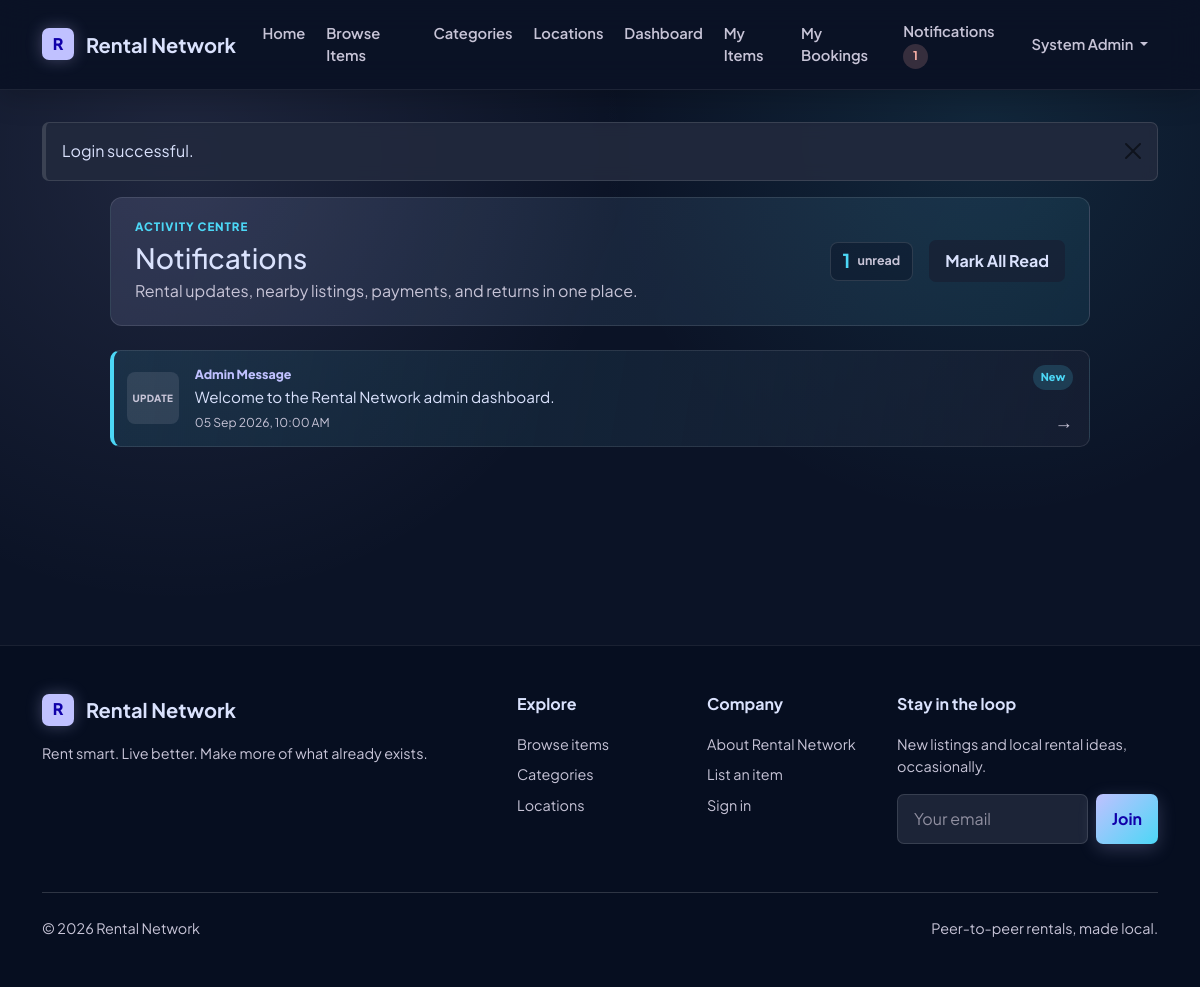
Screenshot of /notifications/notifications.php (signed in) with the database file from the repository.
### tables this page shows
CREATE TABLE users (
  user_id INT UNSIGNED AUTO_INCREMENT PRIMARY KEY,
  name VARCHAR(100) NOT NULL,
  email VARCHAR(150) NOT NULL UNIQUE,
  phone VARCHAR(20) NOT NULL,
  password VARCHAR(255) NOT NULL,
  address VARCHAR(255) NOT NULL,
  location_address VARCHAR(255) DEFAULT NULL,
  city VARCHAR(80) NOT NULL,
  state VARCHAR(80) NOT NULL,
  pincode VARCHAR(10) NOT NULL,
  latitude DECIMAL(10,7) DEFAULT NULL,
  longitude DECIMAL(10,7) DEFAULT NULL,
  profile_image VARCHAR(255) DEFAULT NULL,
  role ENUM('User', 'Admin') NOT NULL DEFAULT 'User',
  status ENUM('Active', 'Blocked') NOT NULL DEFAULT 'Active',
  reset_token VARCHAR(255) DEFAULT NULL,
  reset_expires DATETIME DEFAULT NULL,
  created_at TIMESTAMP NOT NULL DEFAULT CURRENT_TIMESTAMP,
  updated_at TIMESTAMP NOT NULL DEFAULT CURRENT_TIMESTAMP ON UPDATE CURRENT_TIMESTAMP,
  INDEX idx_users_role_status (role, status),
  INDEX idx_users_location (city, state, pincode),
  INDEX idx_users_coordinates (latitude, longitude)
);

CREATE TABLE notifications (
  notification_id INT UNSIGNED AUTO_INCREMENT PRIMARY KEY,
  user_id INT UNSIGNED NOT NULL,
  message VARCHAR(255) NOT NULL,
  notification_type VARCHAR(60) NOT NULL,
  related_id INT UNSIGNED DEFAULT NULL,
  is_read TINYINT(1) NOT NULL DEFAULT 0,
  created_at TIMESTAMP NOT NULL DEFAULT CURRENT_TIMESTAMP,
  CONSTRAINT fk_notifications_user
    FOREIGN KEY (user_id) REFERENCES users(user_id)
    ON UPDATE CASCADE ON DELETE CASCADE,
  INDEX idx_notifications_user_read (user_id, is_read),
  INDEX idx_notifications_type (notification_type),
  UNIQUE INDEX uq_notifications_user_type_related (user_id, notification_type, related_id)
);

### notifications/notifications.php (the view, shortened to what this page needs)
<?php
require_once __DIR__ . '/../includes/db.php';
$userId = current_user_id();
$statement = $pdo->prepare('SELECT notification_id, message, notification_type, related_id, is_read, created_at FROM notifications WHERE user_id = ? ORDER BY is_read ASC, created_at DESC');
$statement->execute([$userId]);
$notifications = $statement->fetchAll();
$notificationStyle = static function (string $type): array {
    if ($type === 'Nearby Item') return ['nearby', 'NEAR'];
    if (str_contains($type, 'Payment')) return ['payment', 'PAY'];
    if (str_contains($type, 'Return') || str_contains($type, 'Overdue')) return ['return', 'RETURN'];
    if (str_contains($type, 'Extension')) return ['extension', 'EXTEND'];
    if (str_contains($type, 'Rental') || str_contains($type, 'Booking')) return ['rental', 'RENT'];
    if (str_contains($type, 'Rating')) return ['rating', 'RATE'];
    return ['general', 'UPDATE'];
};
require_once __DIR__ . '/../includes/header.php';
?>
<div class="notification-page max-w-1400">
    <div class="notification-hero d-flex flex-column flex-md-row justify-content-between gap-3 align-items-md-center mb-4">
        <div><span class="notification-eyebrow">Activity centre</span><h1 class="h3 mb-1">Notifications</h1><p class="mb-0">Rental updates, nearby listings, payments, and returns in one place.</p></div>
        <div class="d-flex align-items-center gap-3"><div class="notification-count"><strong><?php echo e((string) $unreadCount); ?></strong><span>unread</span></div><?php if ($notifications && $unreadCount > 0) : ?><form method="post"><input type="hidden" name="action" value="read_all"><button class="btn btn-outline-brand" type="submit">Mark All Read</button></form><?php endif; ?></div>
    </div>
    <?php if (!$notifications) : ?>
        <div class="notification-empty"><div class="notification-symbol notification-general">UPDATE</div><h2 class="h4">No notifications yet</h2><p class="text-muted mb-0">New activity on your rentals will appear here.</p></div>
    <?php else : ?>
        <div class="notification-list">
            <?php foreach ($notifications as $notification) : ?>
                <?php
                $target = 'notifications/notifications.php?read=' . $notification['notification_id'];
                [$style, $label] = $notificationStyle($notification['notification_type']);
                ?>
                <a class="notification-card notification-<?php echo e($style); ?> <?php echo !$notification['is_read'] ? 'notification-unread' : ''; ?>" href="<?php echo e(base_url($target)); ?>">
                    <span class="notification-symbol notification-<?php echo e($style); ?>"><?php echo e($label); ?></span>
                    <span class="notification-content"><span class="notification-type"><?php echo e($notification['notification_type']); ?></span><span class="notification-message"><?php echo e($notification['message']); ?></span><span class="notification-time"><?php echo e(date('d M Y, h:i A', strtotime($notification['created_at']))); ?></span></span>
                    <span class="notification-side"><?php if (!$notification['is_read']) : ?><span class="notification-new">New</span><?php endif; ?><span class="notification-arrow" aria-hidden="true">&rarr;</span></span>
                </a>
            <?php endforeach; ?>
        </div>
    <?php endif; ?>
</div>
<?php require_once __DIR__ . '/../includes/footer.php'; ?>

### includes/navbar.php (shortened to what this page needs)
<?php
require_once __DIR__ . '/db.php';
$navUser = null;
$unreadCount = 0;
if (is_logged_in()) {
    try {
        $navUser = current_user($pdo);
        if ($navUser) {
            $unreadCount = unread_notification_count($pdo, (int) $navUser['user_id']);
        }
    } catch (Throwable $exception) {
        $navUser = null;
        $unreadCount = 0;
    }
}
?>
<nav class="navbar navbar-expand-lg navbar-light site-navbar sticky-top">
    <div class="container">
        <a class="navbar-brand brand-lockup" href="<?php echo e(base_url('index.php')); ?>">
            <span class="brand-mark" aria-hidden="true">R</span>
            <span>Rental Network</span>
        </a>
        <div class="collapse navbar-collapse" id="mainNavbar">
            <ul class="navbar-nav me-auto mb-2 mb-lg-0">
                <li class="nav-item">
                    <a class="nav-link" href="<?php echo e(base_url('index.php')); ?>">Home</a>
                </li>
                <li class="nav-item">
                    <a class="nav-link" href="<?php echo e(base_url('items/browse_items.php')); ?>">Browse Items</a>
                </li>
                <li class="nav-item">
                    <a class="nav-link" href="<?php echo e(base_url('categories/categories.php')); ?>">Categories</a>
                </li>
                <li class="nav-item">
                    <a class="nav-link" href="<?php echo e(base_url('items/locations.php')); ?>">Locations</a>
                </li>
                <?php if (is_logged_in()) : ?>
                    <li class="nav-item">
                        <a class="nav-link" href="<?php echo e(base_url('dashboard.php')); ?>">Dashboard</a>
                    </li>
                    <li class="nav-item">
                        <a class="nav-link" href="<?php echo e(base_url('items/my_items.php')); ?>">My Items</a>
                    </li>
                    <li class="nav-item">
                        <a class="nav-link" href="<?php echo e(base_url('booking/my_bookings.php')); ?>">My Bookings</a>
                    </li>
                <?php endif; ?>
            </ul>
            <ul class="navbar-nav ms-auto mb-2 mb-lg-0 align-items-lg-center">
                <?php if (is_logged_in() && $navUser) : ?>
                    <li class="nav-item">
                        <a class="nav-link" href="<?php echo e(base_url('notifications/notifications.php')); ?>">
                            Notifications
                            <?php if ($unreadCount > 0) : ?>
                                <span class="badge rounded-pill text-bg-danger"><?php echo e($unreadCount); ?></span>
                            <?php endif; ?>
                        </a>
                    </li>
                    <li class="nav-item dropdown">
                        <a class="nav-link dropdown-toggle" href="#" role="button" data-bs-toggle="dropdown" aria-expanded="false">
                            <?php echo e($navUser['name']); ?>
                        </a>
                    </li>
                <?php endif; ?>
            </ul>
        </div>
    </div>
</nav>

### rows the page displays
users: user_id "1", name "System Admin"
notifications: label "UPDATE", notification_type "Admin Message", message "Welcome to the Rental Network admin dashboard.", created_at "05 Sep 2026, 10:00 AM", is_read "New"

### other values shown
$flash['message'] "Login successful."
